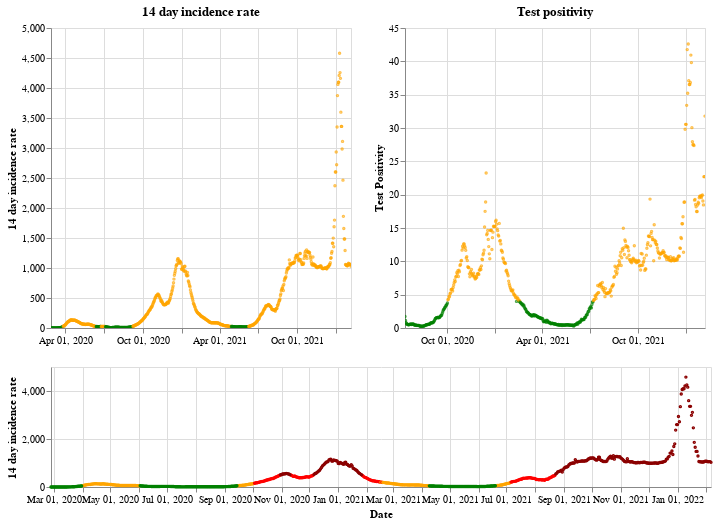

Here is the notebook cell this chart was saved with:
### Markdown cell above
## Wales

### Code cell
plot_traffic_light('Wales')

### Figure 1 — Vega-Lite specification as saved in the notebook (floating-point values rounded to 4 significant figures; data arrays with more than 128 entries replaced by an {"elided": "..."} marker saying what was removed)
{"config": {"view": {"continuousWidth": 400, "continuousHeight": 300}}, "vconcat": [{"hconcat": [{"mark": {"type": "point", "size": 2}, "encoding": {"color": {"condition": {"value": "green", "test": "(datum.twoWeeklyCasesRate <= 25)"}, "value": "orange"}, "tooltip": [{"type": "nominal", "field": "areaName"}, {"type": "temporal", "field": "date"}, {"type": "quantitative", "field": "twoWeeklyCasesRate"}, {"type": "quantitative", "field": "testPositivity"}], "x": {"type": "temporal", "axis": {"title": ""}, "field": "date", "scale": {"domain": {"selection": "DateBrush"}}, "timeUnit": "yearmonthdate"}, "y": {"type": "quantitative", "axis": {"title": "14 day incidence rate"}, "field": "twoWeeklyCasesRate"}}, "title": "14 day incidence rate", "width": 300}, {"mark": {"type": "point", "size": 2}, "encoding": {"color": {"condition": {"value": "green", "test": "(datum.testPositivity <= 4)"}, "value": "orange"}, "tooltip": [{"type": "nominal", "field": "areaName"}, {"type": "temporal", "field": "date"}, {"type": "quantitative", "field": "twoWeeklyCasesRate"}, {"type": "quantitative", "field": "testPositivity"}], "x": {"type": "temporal", "axis": {"title": ""}, "field": "date", "scale": {"domain": {"selection": "DateBrush"}}, "timeUnit": "yearmonthdate"}, "y": {"type": "quantitative", "axis": {"title": "Test Positivity"}, "field": "testPositivity"}}, "title": "Test positivity", "width": 300}]}, {"layer": [{"mark": {"type": "point", "size": 2}, "encoding": {"color": {"condition": {"value": "orange", "test": "(((datum.testPositivity < 4) && (datum.twoWeeklyCasesRate >= 50)) && (datum.twoWeeklyCasesRate < 200))"}, "value": "red"}, "opacity": {"condition": {"value": 1, "test": "((datum.twoWeeklyCasesRate >= 50) && (datum.twoWeeklyCasesRate < 500))"}, "value": 0}, "tooltip": [{"type": "nominal", "field": "areaName"}, {"type": "temporal", "field": "date"}, {"type": "quantitative", "field": "twoWeeklyCasesRate"}, {"type": "quantitative", "field": "testPositivity"}], "x": {"type": "temporal", "axis": {"title": "Date"}, "field": "date", "timeUnit": "yearmonthdate"}, "y": {"type": "quantitative", "axis": {"title": "14 day incidence rate"}, "field": "twoWeeklyCasesRate"}}, "selection": {"DateBrush": {"type": "interval", "encodings": ["x"], "fields": ["Time"]}}}, {"mark": {"type": "point", "size": 2}, "encoding": {"color": {"value": "darkred"}, "opacity": {"condition": {"value": 1, "test": "(datum.twoWeeklyCasesRate >= 500)"}, "value": 0}, "tooltip": [{"type": "nominal", "field": "areaName"}, {"type": "temporal", "field": "date"}, {"type": "quantitative", "field": "twoWeeklyCasesRate"}, {"type": "quantitative", "field": "testPositivity"}], "x": {"type": "temporal", "axis": {"title": "Date"}, "field": "date", "timeUnit": "yearmonthdate"}, "y": {"type": "quantitative", "axis": {"title": "14 day incidence rate"}, "field": "twoWeeklyCasesRate"}}}, {"mark": {"type": "point", "size": 2}, "encoding": {"color": {"condition": {"value": "green", "test": "((datum.testPositivity < 4) && (datum.twoWeeklyCasesRate < 50))"}, "value": "orange"}, "opacity": {"condition": {"value": 1, "test": "(datum.twoWeeklyCasesRate < 50)"}, "value": 0}, "tooltip": [{"type": "nominal", "field": "areaName"}, {"type": "temporal", "field": "date"}, {"type": "quantitative", "field": "twoWeeklyCasesRate"}, {"type": "quantitative", "field": "testPositivity"}], "x": {"type": "temporal", "axis": {"title": "Date"}, "field": "date", "timeUnit": "yearmonthdate"}, "y": {"type": "quantitative", "axis": {"title": "14 day incidence rate"}, "field": "twoWeeklyCasesRate"}}}], "height": 120, "width": 660}], "data": {"name": "data-2068cce1771e6f511c855e000ba1145a"}, "$schema": "https://vega.github.io/schema/vega-lite/v4.8.1.json", "datasets": {"data-2068cce1771e6f511c855e000ba1145a": {"elided": "711 records"}}}
